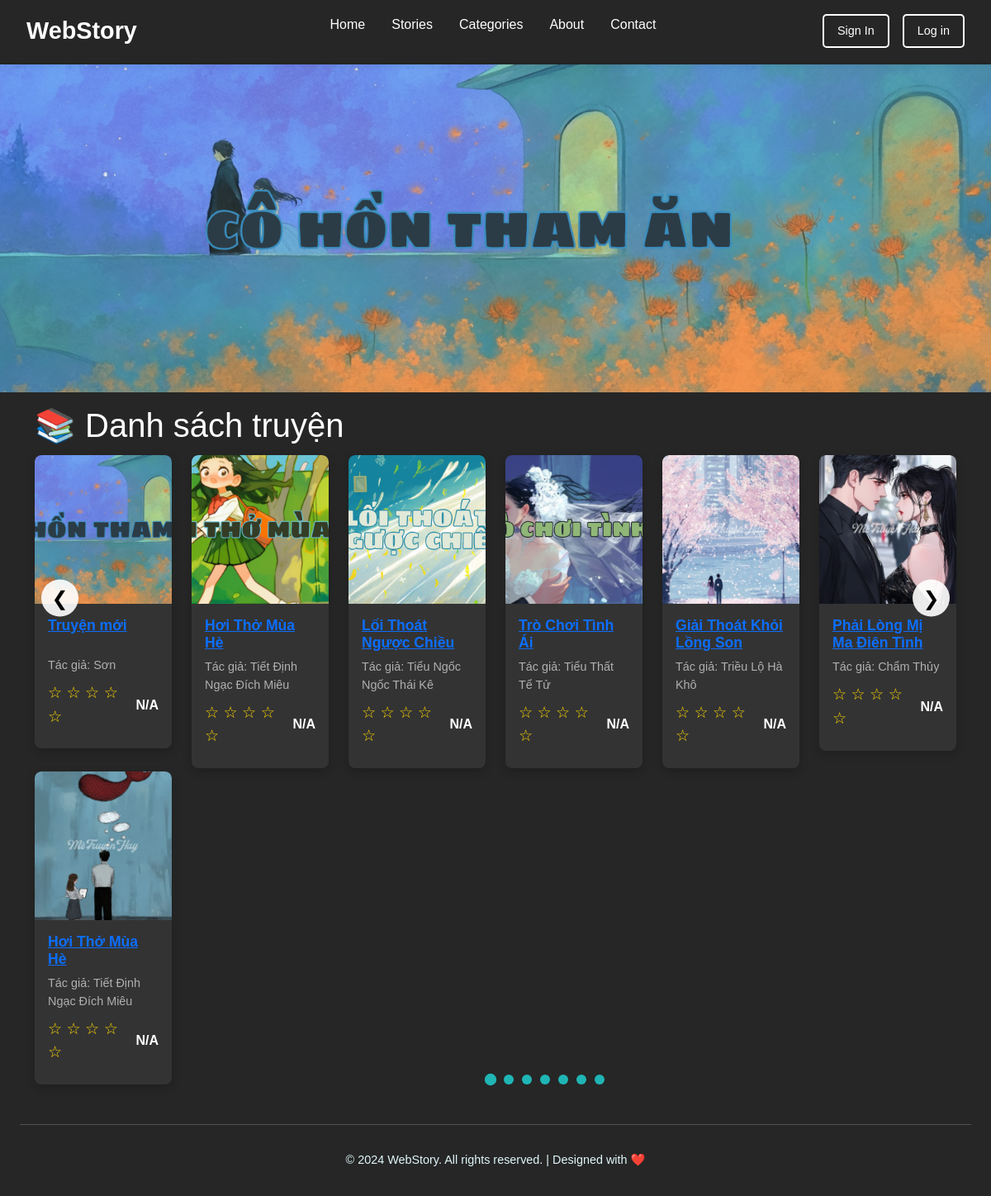
The page / on the database its author committed.
### story/models.py (models this page shows, shortened)
class Story(models.Model):
    title = models.CharField(max_length=255)
    author = models.CharField(max_length=50)
    description = models.TextField()
    thumbnail = models.ImageField(upload_to='thumbnails/',null=True, blank=True)

### story/views.py (the view)
# urls.py: path('', views.story_list, name='story_list'),
def story_list(request):
    stories = Story.objects.all()
    return render(request, 'story/story_list.html', {'stories': stories})

### story/templates/story/story_list.html (shortened to what this page needs)
<!DOCTYPE html>
<html lang="vi">
<head>
    <link href="https://cdn.jsdelivr.net/npm/bootstrap@5.3.0/dist/css/bootstrap.min.css" rel="stylesheet">
    {% load static %}
    <link rel="stylesheet" href="{% static 'story/css/style.css' %}?v=1.0">
    <link rel="stylesheet" href="{% static 'story/css/banner/banner.css' %}?v=1.0">
    </head>
<body>
    {% include 'story/header/header.html' %}
    {% include 'story/banner/banner.html' %}
    <div class="container mt-3">
    <h1 style="color: white;">📚 Danh sách truyện</h1>
    <div class="row">
        {% for story in stories %}
        <div class="col-md-2">
            <div class="card mt-1">
                <div class="card-image-wrapper">
                    {% if story.thumbnail %}
                    <img src="{{ story.thumbnail.url }}" class="card-img-top">
                    {% endif %}
                </div>
                <div class="card-body">
                    <h5 class="card-title"><a href="{http://127.0.0.1:8000}">{{ story.title }}</a></h5>
                    <p class="card-text">Tác giả: {{ story.author }}</p>
                    <div class="story-rating d-flex align-items-center mb-2">
                        <span class="stars" style="color: gold; font-size: 1.2rem;">
                            {% if story.rating >= 1 %}&#9733;{% else %}&#9734;{% endif %}
                            {% if story.rating >= 2 %}&#9733;{% else %}&#9734;{% endif %}
                            {% if story.rating >= 3 %}&#9733;{% else %}&#9734;{% endif %}
                            {% if story.rating >= 4 %}&#9733;{% else %}&#9734;{% endif %}
                            {% if story.rating >= 5 %}&#9733;{% else %}&#9734;{% endif %}
                        </span>
                        <span class="rating-value ms-2" style="color: white; font-weight: bold;">
                            {{ story.rating|default:"N/A" }}
                        </span>
                    </div>
                    </div>
            </div>
        </div>
        {% endfor %}
    </div>
</div>
    {% include 'story/footer/footer.html' %}
</body>
</html>

### story/templates/story/header/header.html
<header class="web-story-header">
    <div class="header-content">
        <a href="index.html" class="logo">WebStory</a>
        <nav>
            <ul class="nav-menu">
                <li><a href="index.html">Home</a></li>
                <li><a href="stories.html">Stories</a></li>
                <li><a href="categories.html">Categories</a></li>
                <li><a href="about.html">About</a></li>
                <li><a href="contact.html">Contact</a></li>
            </ul>
        </nav>
        <div class="header-actions">
            <button class="btn btn-outline" id="signInBtn">Sign In</button>
            <button class="btn btn-outline" id="logInBtn">Log in</button>
        </div>
    </div>
</header>

### story/templates/story/banner/banner.html (shortened to what this page needs)
{% load static %}
<section class="banner-section">
    <div class="banner-slider">
        {% for story in stories %}
        <div class="slide {% if forloop.first %}active{% endif %}">
            <div class="slide-image">
                {% if story.thumbnail %}
                <img src="{{ story.thumbnail.url }}" alt="{{ story.title }}">
                {% else %}
                <img src="{% static 'story/images/default-banner.jpg' %}" alt="No image">
                {% endif %}
            </div>
            <div class="slide-content">
            </div>
        </div>
        {% endfor %}
    </div>
    <div class="slider-dots" style="margin: 120px;">
        {% for story in stories %}
        <span class="dot {% if forloop.first %}active{% endif %}" data-slide="{{ forloop.counter0 }}" style="background: rgb(32, 181, 181); "></span>
        {% endfor %}
    </div>
    <button class="slider-arrow prev-arrow">&#10094;</button>
    <button class="slider-arrow next-arrow">&#10095;</button>
</section>

### story/templates/story/footer/footer.html
<footer class="web-story-footer">
    <div class="footer-bottom">
        <p>&copy; 2024 WebStory. All rights reserved. | Designed with ❤️</p>
    </div>
</footer>

### story/static/story/css/style.css (style rules this page uses)
* { margin: 0; padding: 0; box-sizing: border-box; }
html { height: 100%; background: rgba(128, 128, 128, 0.5) }
body { font-family: 'Arial', sans-serif; min-height: 100vh; background: #262626; display: flex; flex-direction: column; }
.web-story-header { background: #262626; padding: 1rem 2rem; box-shadow: 0 2px 10px rgba(0, 0, 0, 0.1); top: 0; z-index: 1000; }
.header-content { max-width: 1200px; margin: 0 auto; display: flex; justify-content: space-between; align-items: center; }
.logo { font-size: 1.8rem; font-weight: bold; color: white; text-decoration: none; transition: opacity 0.3s ease; }
.nav-menu { display: flex; gap: 2rem; list-style: none; }
.nav-menu a { color: white; text-decoration: none; font-weight: 500; transition: opacity 0.3s ease; padding: 0.5rem 0; }
.header-actions { display: flex; gap: 1rem; }
.btn { padding: 0.5rem 1rem; border: none; border-radius: 5px; cursor: pointer; font-weight: 500; transition: all 0.3s ease; font-size: 0.9rem; }
.btn-outline { background: transparent; border: 2px solid white; color: white; }
.web-story-footer { background: #262626; color: white; padding: 1rem 1.5rem; margin-top: auto; }
.footer-bottom { max-width: 1200px; margin: 2rem auto 0; padding-top: 2rem; border-top: 1px solid rgba(255, 255, 255, 0.2); text-align: center; color: #e0f7fa; font-size: 0.9rem; }
.card-img-top { height: 180px; object-fit: cover; border-radius: 8px 8px 0 0; }
.card-body { padding: 1rem; }
.card-title { font-size: 1.1rem; font-weight: bold; color: #f0f0f0; min-height: 40px; overflow: hidden; cursor: pointer; }
.card-text { font-size: 0.9rem; color: #b0b0b0; margin-bottom: 0.5rem; }
.card-image-wrapper { position: relative; overflow: hidden; border-radius: 8px 8px 0 0; height: 180px; }
.card-image-wrapper img.card-img-top { width: 100%; height: 100%; object-fit: cover; border-radius: 8px 8px 0 0; transition: transform 0.3s ease-in-out, filter 0.3s ease-in-out; }
.card { background-color: #333333; color: white; border: none; border-radius: 8px; box-shadow: 0 4px 12px rgba(0, 0, 0, 0.2); transition: transform 0.3s ease; }

### story/static/story/css/banner/banner.css (style rules this page uses)
.banner-slider { position: relative; height: 400px; overflow: hidden; z-index: 1; }
.banner-section .slide { position: absolute; inset: 0; display: flex; align-items: center; justify-content: center; opacity: 0; transition: opacity 0.6s ease-in-out; z-index: 0; }
.banner-section .slide.active { opacity: 1; z-index: 1; }
.slide-image { display: flex; justify-content: center; align-items: center; height: 100%; width: 100%; margin-top: 5px; }
.slide-image img { width: 120%; height: 100%; object-fit: cover; }
.slide-content { flex: 1; padding: 2rem; color: white; z-index: 2; position: relative; opacity: 0; transform: translateX(-30px); transition: all 0.6s ease; }
.banner-section .slide.active .slide-content { opacity: 1; transform: translateX(0); }
.banner-section .slider-dots { position: absolute; bottom: 15px; left: 45%; transform: translateX(-50%); display: flex; gap: 10px; z-index: 10; }
.banner-section .dot { transition: transform 0.3s ease, box-shadow 0.3s ease; }
.banner-section .dot { width: 12px; height: 12px; background: rgba(255, 255, 255, 0.5); border-radius: 50%; cursor: pointer; transition: 0.3s; }
.banner-section .dot.active { background: white; transform: scale(1.2); }
.banner-section .slider-arrow { position: absolute; top: 50%; transform: translateY(-50%); background: rgba(255, 255, 255, 0.9); border: none; width: 45px; height: 45px; border-radius: 50%; font-size: 1.5rem; cursor: pointer; z-index: 10; }
.banner-section .prev-arrow { left: 50px; }
.banner-section .next-arrow { right: 50px; }
.banner-section .slider-arrow { transition: transform 0.3s ease, box-shadow 0.3s ease; }

### rows shown on the page
Story: thumbnail (picture), title "Truyện mới", author "Sơn", rating "N/A"
Story: thumbnail (picture), title "Hơi Thở Mùa Hè", author "Tiết Định Ngạc Đích Miêu", rating "N/A"
Story: thumbnail (picture), title "Lối Thoát Ngược Chiều", author "Tiểu Ngốc Ngốc Thái Kê", rating "N/A"
Story: thumbnail (picture), title "Trò Chơi Tình Ái", author "Tiểu Thất Tể Tử", rating "N/A"
Story: thumbnail (picture), title "Giải Thoát Khỏi Lồng Son", author "Triều Lộ Hà Khô", rating "N/A"
Story: thumbnail (picture), title "Phải Lòng Mị Ma Điên Tình", author "Chẩm Thủy", rating "N/A"
Story: thumbnail (picture), title "Hơi Thở Mùa Hè", author "Tiết Định Ngạc Đích Miêu", rating "N/A"
